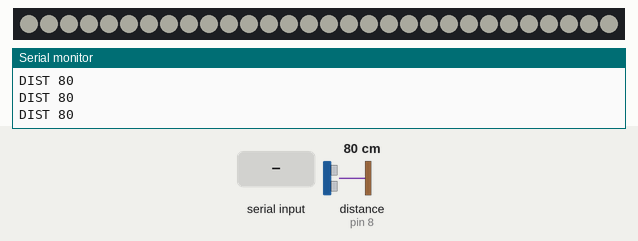
The sketch below on a simulated Arduino Nano, built with avr-gcc and run on an emulated ATmega328P. On the bench: 30 RGB LEDs in strip order, left to right, the last lines printed to the serial monitor. Wiring (inferred from the names in the program): ultrasonic range finder: trigger pin 7; echo pin 8. The inputs (shaded band) are chosen by the test bench; at power-on: distance to the obstacle (sensor on pin 8) 80 cm. The echo pulse lasts 58.3 µs per cm; dim RGB values are drawn brighter than linear.

Above: at 2.4 s.
2.5 s: distance to the obstacle (sensor on pin 8) set to 2 cm
At 4.1 s:
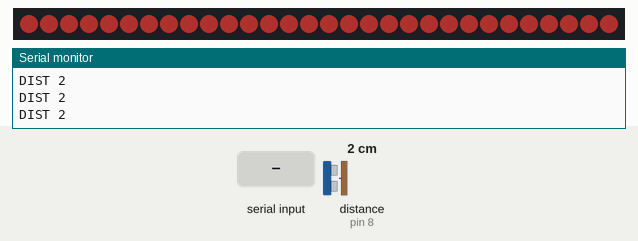
4.3 s: "1\n" received over Serial
At 6.0 s:
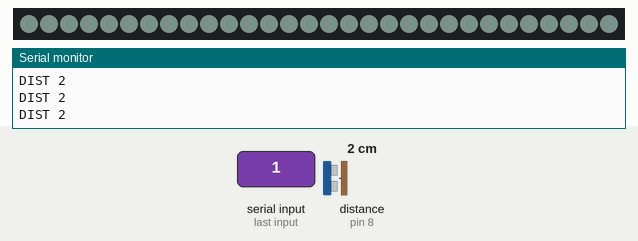
6.2 s: "GREEN\n" received over Serial
At 7.49 s:
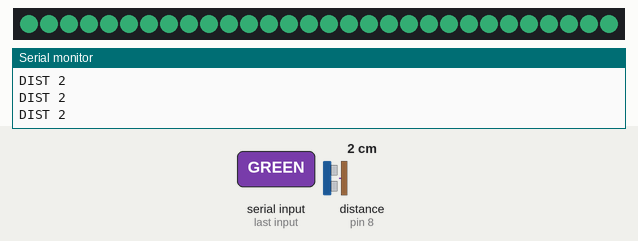
8.1 s: byte 10 ('\n') received over Serial
9.9 s: distance to the obstacle (sensor on pin 8) set to 60 cm
At 12.89 s:
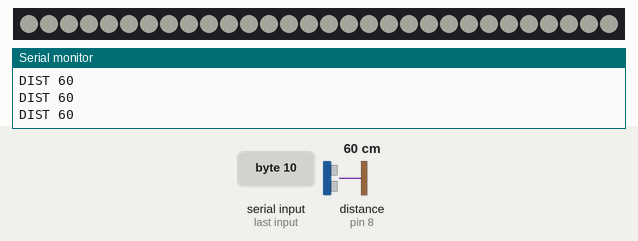
12.9 s: "AMBER\n" received over Serial
At 15.1 s:
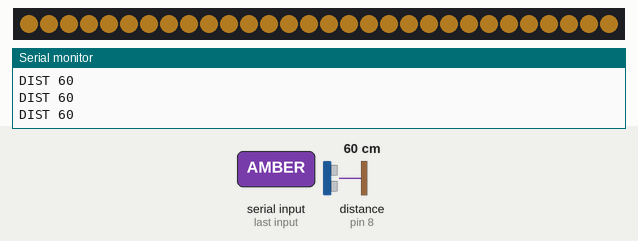

Measured:
- after the input at 4.3 s, the LEDs: first change at once (image 2 shows a later state)
- after the input at 6.2 s, the LEDs: first change at once (image 3 shows a later state)
- after the input at 12.9 s, the LEDs: first change after 0.07 s (image 5 shows a later state)

The sketch:

poise-lightbar.ino
```cpp
// Poise light bar — Arduino Nano Every + NeoPixel strip + HC-SR04
// Wiring: D6 -> 330Ω -> strip DIN, D7 -> HC-SR04 Trig, D8 -> HC-SR04 Echo.
// Strip 5V from the external adapter, Nano from USB, all GNDs joined.
//
// What it does
// 1. On power-up: quick red / green / blue test so you can see the strip works.
// 2. Until the web app sends anything: "sensor demo" — color follows HC-SR04 distance
//    (far = soft white, close = amber, too close = red). Good for a first test.
// 3. When the web app sends GREEN / AMBER / RED / IDLE (115200 baud, newline): follow it.
//    Falls back to the sensor demo if messages stop for 4 seconds.
// Always prints "DIST <cm>" a few times per second so you can watch it in the Serial Monitor.

#include <Adafruit_NeoPixel.h>

constexpr uint8_t LED_PIN   = 6;
constexpr uint16_t LED_COUNT = 30;   // <- change to your strip's LED count
constexpr uint8_t TRIG_PIN  = 7;
constexpr uint8_t ECHO_PIN  = 8;
constexpr uint8_t BRIGHTNESS = 60;   // keep low while testing on USB-sized adapters

// Distance thresholds in cm (tune at your desk).
constexpr int TOO_CLOSE = 40;
constexpr int CLOSE     = 55;

Adafruit_NeoPixel strip(LED_COUNT, LED_PIN, NEO_GRB + NEO_KHZ800);

String input;
float r = 0, g = 0, b = 0;            // current color (faded)
uint8_t tr = 60, tg = 75, tb = 70;    // target color
unsigned long lastMessage = 0, lastFrame = 0, lastPing = 0;
bool appConnected = false;
int distanceCm = -1;

void setTarget(uint8_t R, uint8_t G, uint8_t B) { tr = R; tg = G; tb = B; }

void showAll(uint8_t R, uint8_t G, uint8_t B) {
  strip.fill(strip.Color(R, G, B));
  strip.show();
}

int readDistanceCm() {
  digitalWrite(TRIG_PIN, LOW);  delayMicroseconds(2);
  digitalWrite(TRIG_PIN, HIGH); delayMicroseconds(10);
  digitalWrite(TRIG_PIN, LOW);
  unsigned long us = pulseIn(ECHO_PIN, HIGH, 25000UL);  // ~4 m max, then give up
  if (us == 0) return -1;                                // nothing in range
  return us / 58;                                        // µs -> cm
}

// Median of 3 readings removes most of the HC-SR04's random spikes.
int readDistanceSmooth() {
  int a = readDistanceCm(); delay(8);
  int c = readDistanceCm(); delay(8);
  int d = readDistanceCm();
  if (a > c) { int t = a; a = c; c = t; }
  if (c > d) { int t = c; c = d; d = t; }
  if (a > c) { int t = a; a = c; c = t; }
  return c;
}

void handleMessage(String msg) {
  msg.trim();
  lastMessage = millis();
  appConnected = true;
  if (msg == "GREEN")      setTarget(65, 220, 145);
  else if (msg == "AMBER") setTarget(245, 170, 45);
  else if (msg == "RED")   setTarget(230, 65, 60);
  else                     setTarget(60, 75, 70);   // IDLE or anything else
}

void sensorDemo() {
  if (distanceCm < 0)              setTarget(40, 50, 60);     // nobody there
  else if (distanceCm < TOO_CLOSE) setTarget(230, 65, 60);    // red
  else if (distanceCm < CLOSE)     setTarget(245, 170, 45);   // amber
  else                             setTarget(200, 200, 185);  // soft white
}

void setup() {
  Serial.begin(115200);
  pinMode(TRIG_PIN, OUTPUT);
  pinMode(ECHO_PIN, INPUT);
  strip.begin();
  strip.setBrightness(BRIGHTNESS);
  // Power-on test.
  showAll(255, 0, 0); delay(400);
  showAll(0, 255, 0); delay(400);
  showAll(0, 0, 255); delay(400);
  showAll(0, 0, 0);
}

void loop() {
  // 1. Messages from the web app.
  while (Serial.available()) {
    char c = Serial.read();
    if (c == '\n') { handleMessage(input); input = ""; }
    else if (input.length() < 20) input += c;
  }
  if (appConnected && millis() - lastMessage > 4000) appConnected = false;

  // 2. Distance, ~6 times a second.
  if (millis() - lastPing > 150) {
    lastPing = millis();
    distanceCm = readDistanceSmooth();
    Serial.print("DIST ");
    Serial.println(distanceCm);
    if (!appConnected) sensorDemo();
  }

  // 3. Smooth fade toward the target color.
  if (millis() - lastFrame > 20) {
    lastFrame = millis();
    r += (tr - r) * .07; g += (tg - g) * .07; b += (tb - b) * .07;
    showAll(r, g, b);
  }
}
```
